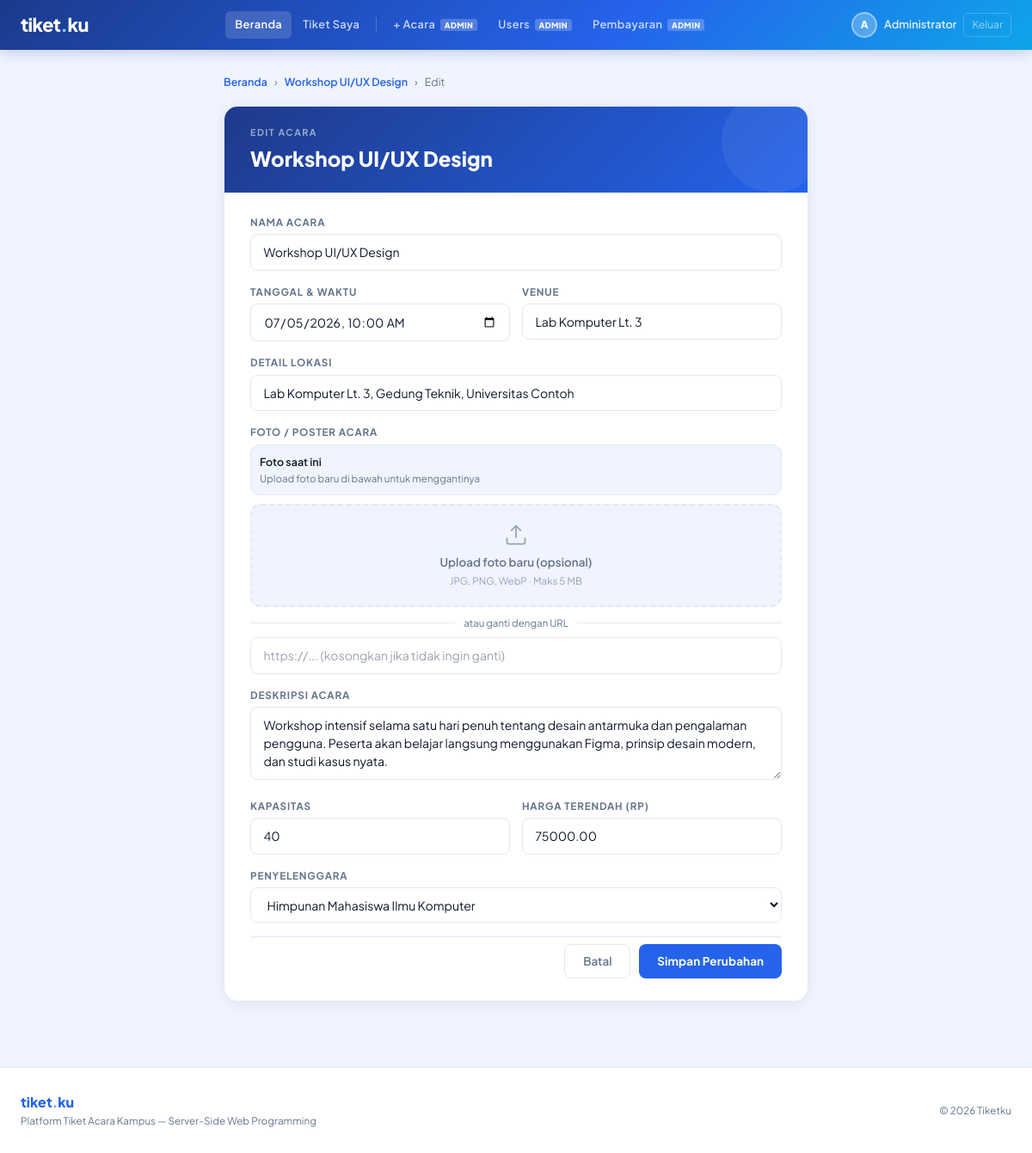
The app's page /public/index.php?controller=event&action=edit&id=3 (signed in) with its own data.
### tables this page shows
CREATE TABLE IF NOT EXISTS events (
    id              INT AUTO_INCREMENT PRIMARY KEY,
    name            VARCHAR(150) NOT NULL,
    event_date      DATETIME NOT NULL,
    venue           VARCHAR(200),
    description     TEXT,
    image_url       VARCHAR(500),
    location_detail VARCHAR(300),
    capacity        INT DEFAULT 0,
    price           DECIMAL(10,2) DEFAULT 0,
    organizer_id    INT NOT NULL,
    created_at      TIMESTAMP DEFAULT CURRENT_TIMESTAMP,
    FOREIGN KEY (organizer_id) REFERENCES organizers(id) ON DELETE CASCADE
);

CREATE TABLE IF NOT EXISTS organizers (
    id            INT AUTO_INCREMENT PRIMARY KEY,
    name          VARCHAR(100) NOT NULL,
    contact_email VARCHAR(100),
    created_at    TIMESTAMP DEFAULT CURRENT_TIMESTAMP
);

### models/Event.php (called while the page is built, shortened)
<?php
class Event {
    private $conn;
    private $table_name = "events";
    public $id;
    public function __construct($db) {
        $this->conn = $db;
    }
    public function readOne() {
        $query = "SELECT e.*, o.name as organizer_name
                  FROM " . $this->table_name . " e
                  LEFT JOIN organizers o ON e.organizer_id = o.id
                  WHERE e.id = ? LIMIT 0,1";
        $stmt = $this->conn->prepare($query);
        $stmt->bindParam(1, $this->id);
        $stmt->execute();
        $row = $stmt->fetch(PDO::FETCH_ASSOC);
        if ($row) {
            $this->name            = $row['name'];
            $this->event_date      = $row['event_date'];
            $this->venue           = $row['venue'];
            $this->description     = $row['description']     ?? '';
            $this->location_detail = $row['location_detail'] ?? '';
            $this->capacity        = $row['capacity'];
            $this->price           = $row['price'];
            $this->organizer_id    = $row['organizer_id'];
            return true;
        }
        return false;
    }
}
?>

### models/Organizer.php (called while the page is built, shortened)
<?php
class Organizer {
    private $conn;
    private $table_name = "organizers";
    public function __construct($db) {
        $this->conn = $db;
    }
    public function readAll() {
        $query = "SELECT * FROM " . $this->table_name . " ORDER BY name ASC";
        $stmt  = $this->conn->prepare($query);
        $stmt->execute();
        return $stmt;
    }
}
?>

### views/events/edit.php (the view, shortened to what this page needs)
<div style="max-width:680px;margin:0 auto;">
    <div style="display:flex;align-items:center;gap:8px;margin-bottom:18px;font-size:0.78rem;color:var(--muted);">
        <a href="?controller=event&action=index" style="color:var(--blue-mid);text-decoration:none;font-weight:600;">Beranda</a>
        <span>›</span>
        <a href="?controller=event&action=detail&id=<?= $this->event->id ?>" style="color:var(--blue-mid);text-decoration:none;font-weight:600;"><?= htmlspecialchars($this->event->name) ?></a>
        <span>›</span><span>Edit</span>
    </div>
    <div style="background:#fff;border-radius:16px;border:1px solid var(--border);overflow:hidden;box-shadow:var(--shadow-card);">
        <div style="background:linear-gradient(135deg,#1e3a8a,#2563eb);padding:22px 30px;position:relative;overflow:hidden;">
            <div style="position:absolute;right:-20px;top:-20px;width:120px;height:120px;border-radius:50%;background:rgba(255,255,255,0.06);pointer-events:none;"></div>
            <p style="font-size:0.67rem;font-weight:700;letter-spacing:0.14em;text-transform:uppercase;color:rgba(255,255,255,0.55);margin-bottom:4px;">Edit Acara</p>
            <h2 style="font-size:1.5rem;font-weight:800;color:#fff;"><?= htmlspecialchars($this->event->name) ?></h2>
        </div>
        <div style="padding:26px 30px;">
            <form method="POST" action="?controller=event&action=edit&id=<?= $this->event->id ?>"
                  enctype="multipart/form-data"
                  style="display:flex;flex-direction:column;gap:16px;">
                <div>
                    <label class="form-label">Nama Acara</label>
                    <input type="text" name="name" value="<?= htmlspecialchars($this->event->name) ?>" required class="form-input">
                </div>
                <div style="display:grid;grid-template-columns:1fr 1fr;gap:14px;">
                    <div>
                        <label class="form-label">Tanggal &amp; Waktu</label>
                        <input type="datetime-local" name="event_date" value="<?= date('Y-m-d\TH:i', strtotime($this->event->event_date)) ?>" required class="form-input">
                    </div>
                    <div>
                        <label class="form-label">Venue</label>
                        <input type="text" name="venue" value="<?= htmlspecialchars($this->event->venue) ?>" required class="form-input">
                    </div>
                </div>
                <div>
                    <label class="form-label">Detail Lokasi</label>
                    <input type="text" name="location_detail" value="<?= htmlspecialchars($this->event->location_detail ?? '') ?>" class="form-input">
                </div>
                <div>
                    <label class="form-label">Foto / Poster Acara</label>
                    <?php if (!empty($this->event->image_url)): ?>
                    <div id="currentPhotoBox" style="margin-bottom:10px;padding:10px;background:var(--bg);border:1px solid var(--border);border-radius:10px;display:flex;align-items:center;gap:12px;">
                        <div>
                            <p style="font-size:0.78rem;font-weight:600;color:var(--ink);">Foto saat ini</p>
                            <p style="font-size:0.72rem;color:var(--muted);margin-top:1px;">Upload foto baru di bawah untuk menggantinya</p>
                        </div>
                    </div>
                    <?php endif; ?>
                    <div id="dropZone"
                         style="border:2px dashed var(--border);border-radius:12px;padding:20px;text-align:center;cursor:pointer;transition:all 0.2s;background:var(--bg);"
                         onclick="document.getElementById('imageFileInput').click()"
                         ondragover="handleDragOver(event)"
                         ondragleave="handleDragLeave(event)"
                         ondrop="handleDrop(event)">
                        <div id="dropContent">
                            <svg width="28" height="28" viewBox="0 0 24 24" fill="none" stroke="var(--muted-light)" stroke-width="1.5" style="margin:0 auto 8px;display:block;">
                                <path d="M21 15v4a2 2 0 01-2 2H5a2 2 0 01-2-2v-4"/>
                                <polyline points="17 8 12 3 7 8"/><line x1="12" y1="3" x2="12" y2="15"/>
                            </svg>
                            <p style="font-size:0.84rem;font-weight:600;color:var(--muted);">Upload foto baru (opsional)</p>
                            <p style="font-size:0.72rem;color:var(--muted-light);margin-top:3px;">JPG, PNG, WebP · Maks 5 MB</p>
                        </div>
                    </div>
                    <div style="display:flex;align-items:center;gap:10px;margin-top:10px;">
                        <div style="flex:1;height:1px;background:var(--border);"></div>
                        <span style="font-size:0.72rem;color:var(--muted);white-space:nowrap;">atau ganti dengan URL</span>
                        <div style="flex:1;height:1px;background:var(--border);"></div>
                    </div>
                    <input type="url" name="image_url" class="form-input" style="margin-top:8px;"
                           placeholder="https://... (kosongkan jika tidak ingin ganti)">
                </div>
                <div>
                    <label class="form-label">Deskripsi Acara</label>
                    <textarea name="description" class="form-input" rows="3"><?= htmlspecialchars($this->event->description ?? '') ?></textarea>
                </div>
                <div style="display:grid;grid-template-columns:1fr 1fr;gap:14px;">
                    <div>
                        <label class="form-label">Kapasitas</label>
                        <input type="number" name="capacity" value="<?= htmlspecialchars($this->event->capacity) ?>" min="1" required class="form-input">
                    </div>
                    <div>
                        <label class="form-label">Harga Terendah (Rp)</label>
                        <input type="number" name="price" value="<?= htmlspecialchars($this->event->price) ?>" min="0" required class="form-input">
                    </div>
                </div>
                <div>
                    <label class="form-label">Penyelenggara</label>
                    <select name="organizer_id" required class="form-input">
                        <?php foreach ($organizers as $o): ?>
                        <option value="<?= $o['id'] ?>" <?= $o['id'] == $this->event->organizer_id ? 'selected' : '' ?>>
                            <?= htmlspecialchars($o['name']) ?>
                        </option>
                        <?php endforeach; ?>
                    </select>
                </div>
                <div style="display:flex;justify-content:flex-end;gap:10px;padding-top:8px;border-top:1px solid var(--border);">
                    <a href="?controller=event&action=detail&id=<?= $this->event->id ?>" class="btn-ghost">Batal</a>
                    <button type="submit" class="btn-primary">Simpan Perubahan</button>
                </div>
            </form>
        </div>
    </div>
</div>
<?php $content = ob_get_clean(); require_once __DIR__ . '/../layouts/main.php'; ?>

### views/layouts/main.php (style rules this page uses)
:root { --white: #FFFFFF; --bg: #F0F4FF; --bg-card: #FFFFFF; --border: #E2E8F4; --blue-deep: #1B3A8C; --blue-mid: #2563EB; --blue-soft: #3B82F6; --blue-light: #60A5FA; --blue-pale: #DBEAFE; --blue-xpale: #EFF6FF; --cyan: #0EA5E9; --ink: #0F172A; --ink-soft: #334155; --muted: #64748B; --muted-light: #94A3B8; --success: #10B981; --warning: #F59E0B; --danger: #EF4444; --grad-main: linear-gradient(135deg, #1B3A8C 0%, #2563EB 60%, #0EA5E9 100%); --grad-card: linear-gradient(135deg, #1e40af 0%, #3b82f6 100%); --shadow-blue: 0 4px 20px rgba(37,99,235,0.18); --shadow-card: 0 2px 16px rgba(15,23,42,0.07); }
*, *::before, *::after { box-sizing: border-box; margin: 0; padding: 0; }
html { height: 100%; }
body { font-family: 'Plus Jakarta Sans', sans-serif; background: var(--bg); color: var(--ink); min-height: 100vh; display: flex; flex-direction: column; }
.btn-primary { background: var(--blue-mid); color: #fff; padding: 0.55rem 1.3rem; border-radius: 8px; font-weight: 700; font-size: 0.84rem; border: none; cursor: pointer; text-decoration: none; display: inline-flex; align-items: center; gap: 6px; transition: all 0.18s; letter-spacing: 0.01em; }
.btn-ghost { background: transparent; color: var(--muted); padding: 0.55rem 1.3rem; border-radius: 8px; font-weight: 600; font-size: 0.84rem; border: 1.5px solid var(--border); text-decoration: none; display: inline-flex; align-items: center; gap: 6px; transition: all 0.18s; }
.form-input { width: 100%; padding: 0.6rem 0.9rem; border: 1.5px solid var(--border); border-radius: 8px; background: #fff; font-family: 'Plus Jakarta Sans', sans-serif; font-size: 0.88rem; color: var(--ink); outline: none; transition: border-color 0.18s, box-shadow 0.18s; }
.form-label { display: block; font-size: 0.73rem; font-weight: 700; letter-spacing: 0.07em; text-transform: uppercase; color: var(--muted); margin-bottom: 5px; }

### records on screen
events: name "Workshop UI/UX Design", event_date "07/05/2026 10:00", venue "Lab Komputer Lt. 3", location_detail "Lab Komputer Lt. 3, Gedung Teknik, Universitas Contoh", description "Workshop intensif selama satu hari penuh tentang desain antarmuka dan pengalaman pengguna. Peserta akan belajar langsung menggunakan Figma, prinsip desain modern, dan studi kasus nyata.", capacity "40", price "75000.00", organizer_id "Himpunan Mahasiswa Ilmu Komputer"

### other values on screen
substr($_SESSION['user_name'] ?? 'U', 0, 1) "A"
$_SESSION['user_name'] "Administrator"
